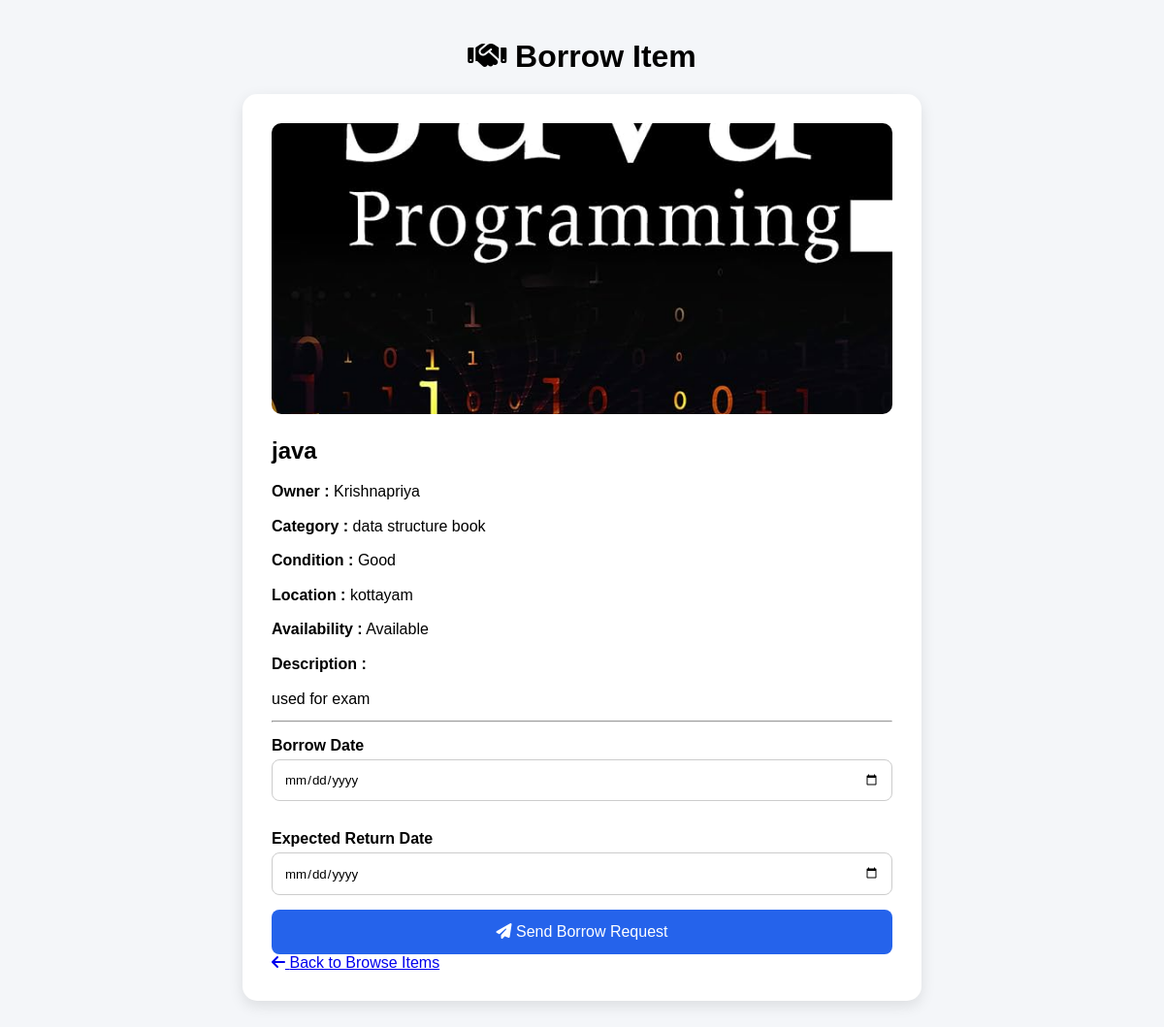
Page /borrow_request.php?item_id=4 (signed in) on the committed database.
### tables this page shows
CREATE TABLE `items` (
  `item_id` int(11) NOT NULL,
  `user_id` int(11) NOT NULL,
  `category_id` int(11) NOT NULL,
  `item_name` varchar(100) NOT NULL,
  `description` text DEFAULT NULL,
  `item_condition` varchar(50) DEFAULT NULL,
  `availability` enum('Available','Borrowed') DEFAULT 'Available',
  `location` varchar(100) DEFAULT NULL,
  `image` varchar(255) DEFAULT NULL,
  `created_at` timestamp NOT NULL DEFAULT current_timestamp()
);

CREATE TABLE `users` (
  `user_id` int(11) NOT NULL,
  `full_name` varchar(100) NOT NULL,
  `email` varchar(100) NOT NULL,
  `phone` varchar(15) DEFAULT NULL,
  `department` varchar(50) DEFAULT NULL,
  `year_of_study` varchar(20) DEFAULT NULL,
  `password` varchar(255) NOT NULL,
  `security_question` varchar(255) NOT NULL,
  `security_answer` varchar(255) NOT NULL,
  `profile_image` varchar(255) DEFAULT NULL,
  `created_at` timestamp NOT NULL DEFAULT current_timestamp()
);

CREATE TABLE `categories` (
  `category_id` int(11) NOT NULL,
  `category_name` varchar(100) NOT NULL
);

### borrow_request.php (the view, shortened to what this page needs)
<?php
include("includes/db.php");
$item_id = intval($_GET['item_id']);
$sql = "
SELECT
    items.*,
    users.full_name,
    categories.category_name
FROM items
INNER JOIN users
    ON items.user_id = users.user_id
INNER JOIN categories
    ON items.category_id = categories.category_id
WHERE items.item_id = ?
LIMIT 1
";
$stmt = mysqli_prepare($conn, $sql);
mysqli_stmt_bind_param($stmt, "i", $item_id);
mysqli_stmt_execute($stmt);
$result = mysqli_stmt_get_result($stmt);
$item = mysqli_fetch_assoc($result);
$today = date("Y-m-d");
?>
<!DOCTYPE html>
<html lang="en">
<head>
<link rel="stylesheet" href="css/borrow_requests.css">
<link rel="stylesheet"
href="https://cdnjs.cloudflare.com/ajax/libs/font-awesome/6.5.2/css/all.min.css">
</head>
<body>
<div class="container">
<h1>
<i class="fa-solid fa-handshake"></i>
Borrow Item
</h1>
<div class="card">
<?php
if (!empty($item['image']) && file_exists("uploads/items/" . $item['image'])) {
?>
<img src="uploads/items/<?php echo htmlspecialchars($item['image']); ?>" alt="Item Image">
<?php
} else {
?>
<img src="images/default.png" alt="No Image">
<?php
}
?>
<h2>
<?php echo htmlspecialchars($item['item_name']); ?>
</h2>
<div class="item-details">
<p>
<strong>Owner :</strong>
<?php echo htmlspecialchars($item['full_name']); ?>
</p>
<p>
<strong>Category :</strong>
<?php echo htmlspecialchars($item['category_name']); ?>
</p>
<p>
<strong>Condition :</strong>
<?php echo htmlspecialchars($item['item_condition']); ?>
</p>
<p>
<strong>Location :</strong>
<?php echo htmlspecialchars($item['location']); ?>
</p>
<p>
<strong>Availability :</strong>
<span class="available">
<?php echo htmlspecialchars($item['availability']); ?>
</span>
</p>
<p>
<strong>Description :</strong>
</p>
<p class="description">
<?php echo nl2br(htmlspecialchars($item['description'])); ?>
</p>
</div>
<hr>
<form action="borrow_request_process.php" method="POST">
<label>
Borrow Date
</label>
<input
type="date"
name="borrow_date"
min="<?php echo $today; ?>"
required>
<label>
Expected Return Date
</label>
<input
type="date"
name="expected_return_date"
min="<?php echo $today; ?>"
required>
<button type="submit" class="borrow-btn">
<i class="fa-solid fa-paper-plane"></i>
Send Borrow Request
</button>
</form>
<div class="button-group">
<a href="browse_items.php" class="back-btn">
<i class="fa-solid fa-arrow-left"></i>
Back to Browse Items
</a>
</div>
</div>
</div>
</body>
</html>

### css/borrow_requests.css (style rules this page uses)
* { margin:0; padding:0; box-sizing:border-box; font-family:Poppins,sans-serif; }
body { background:#f4f6f9; padding:40px; }
.container { max-width:700px; margin:auto; }
.card { background:#fff; padding:30px; border-radius:15px; box-shadow:0 5px 15px rgba(0,0,0,.1); }
.card img { width:100%; height:300px; object-fit:cover; border-radius:10px; margin-bottom:20px; }
h1 { text-align:center; margin-bottom:20px; }
h2 { margin-bottom:15px; }
p { margin-bottom:10px; line-height:1.6; }
label { display:block; margin-top:15px; margin-bottom:5px; font-weight:bold; }
input { width:100%; padding:12px; border:1px solid #ccc; border-radius:8px; margin-bottom:15px; }
button { width:100%; padding:14px; background:#2563eb; color:#fff; border:none; border-radius:8px; font-size:16px; cursor:pointer; }

### rows in the picture
items: image (picture), item_name "java", user.full_name "Krishnapriya", category.category_name "data structure book", item_condition "Good", location "kottayam", availability "Available", description "used for exam"
